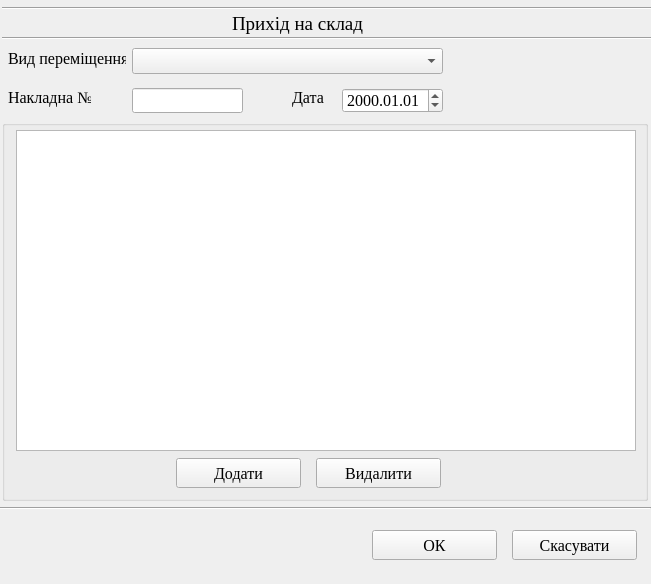
<?xml version="1.0" encoding="UTF-8"?>
<ui version="4.0">
 <class>prod_coming</class>
 <widget class="QWidget" name="prod_coming">
  <property name="windowModality">
   <enum>Qt::ApplicationModal</enum>
  </property>
  <property name="geometry">
   <rect>
    <x>0</x>
    <y>0</y>
    <width>651</width>
    <height>584</height>
   </rect>
  </property>
  <property name="font">
   <font>
    <family>Times New Roman</family>
    <pointsize>12</pointsize>
   </font>
  </property>
  <property name="windowTitle">
   <string>Form</string>
  </property>
  <widget class="QLabel" name="label">
   <property name="geometry">
    <rect>
     <x>8</x>
     <y>88</y>
     <width>83</width>
     <height>19</height>
    </rect>
   </property>
   <property name="text">
    <string>Накладна №</string>
   </property>
  </widget>
  <widget class="QLineEdit" name="lineEdit">
   <property name="enabled">
    <bool>true</bool>
   </property>
   <property name="geometry">
    <rect>
     <x>132</x>
     <y>88</y>
     <width>111</width>
     <height>25</height>
    </rect>
   </property>
   <property name="inputMask">
    <string/>
   </property>
   <property name="maxLength">
    <number>32767</number>
   </property>
   <property name="cursorPosition">
    <number>0</number>
   </property>
   <property name="readOnly">
    <bool>true</bool>
   </property>
   <property name="clearButtonEnabled">
    <bool>false</bool>
   </property>
  </widget>
  <widget class="QLabel" name="label_3">
   <property name="geometry">
    <rect>
     <x>8</x>
     <y>48</y>
     <width>118</width>
     <height>20</height>
    </rect>
   </property>
   <property name="text">
    <string>Вид переміщення</string>
   </property>
  </widget>
  <widget class="QDateEdit" name="dateEdit">
   <property name="enabled">
    <bool>true</bool>
   </property>
   <property name="geometry">
    <rect>
     <x>342</x>
     <y>88</y>
     <width>101</width>
     <height>25</height>
    </rect>
   </property>
   <property name="wrapping">
    <bool>false</bool>
   </property>
   <property name="buttonSymbols">
    <enum>QAbstractSpinBox::UpDownArrows</enum>
   </property>
   <property name="specialValueText">
    <string/>
   </property>
   <property name="displayFormat">
    <string>yyyy.MM.dd</string>
   </property>
  </widget>
  <widget class="QPushButton" name="pushButton_4">
   <property name="enabled">
    <bool>true</bool>
   </property>
   <property name="geometry">
    <rect>
     <x>372</x>
     <y>530</y>
     <width>125</width>
     <height>30</height>
    </rect>
   </property>
   <property name="text">
    <string>ОК</string>
   </property>
  </widget>
  <widget class="QGroupBox" name="groupBox_2">
   <property name="geometry">
    <rect>
     <x>2</x>
     <y>120</y>
     <width>646</width>
     <height>381</height>
    </rect>
   </property>
   <property name="flat">
    <bool>true</bool>
   </property>
   <widget class="QTableView" name="tableView">
    <property name="geometry">
     <rect>
      <x>14</x>
      <y>10</y>
      <width>620</width>
      <height>321</height>
     </rect>
    </property>
    <property name="selectionBehavior">
     <enum>QAbstractItemView::SelectRows</enum>
    </property>
   </widget>
   <widget class="QPushButton" name="pushButton">
    <property name="enabled">
     <bool>true</bool>
    </property>
    <property name="geometry">
     <rect>
      <x>174</x>
      <y>338</y>
      <width>125</width>
      <height>30</height>
     </rect>
    </property>
    <property name="text">
     <string>Додати</string>
    </property>
    <property name="icon">
     <iconset resource="ico.qrc">
      <normaloff>:/ico/Button Add.ico</normaloff>:/ico/Button Add.ico</iconset>
    </property>
    <property name="iconSize">
     <size>
      <width>22</width>
      <height>22</height>
     </size>
    </property>
   </widget>
   <widget class="QPushButton" name="pushButton_3">
    <property name="enabled">
     <bool>true</bool>
    </property>
    <property name="geometry">
     <rect>
      <x>314</x>
      <y>338</y>
      <width>125</width>
      <height>30</height>
     </rect>
    </property>
    <property name="text">
     <string>Видалити</string>
    </property>
    <property name="icon">
     <iconset resource="ico.qrc">
      <normaloff>:/ico/Button Delete.ico</normaloff>:/ico/Button Delete.ico</iconset>
    </property>
    <property name="iconSize">
     <size>
      <width>22</width>
      <height>22</height>
     </size>
    </property>
   </widget>
  </widget>
  <widget class="QComboBox" name="comboBox">
   <property name="enabled">
    <bool>true</bool>
   </property>
   <property name="geometry">
    <rect>
     <x>132</x>
     <y>48</y>
     <width>311</width>
     <height>26</height>
    </rect>
   </property>
   <property name="currentIndex">
    <number>-1</number>
   </property>
  </widget>
  <widget class="QLabel" name="label_8">
   <property name="geometry">
    <rect>
     <x>232</x>
     <y>8</y>
     <width>241</width>
     <height>31</height>
    </rect>
   </property>
   <property name="font">
    <font>
     <family>Times New Roman</family>
     <pointsize>14</pointsize>
    </font>
   </property>
   <property name="text">
    <string>Прихід на склад</string>
   </property>
  </widget>
  <widget class="Line" name="line_2">
   <property name="geometry">
    <rect>
     <x>2</x>
     <y>30</y>
     <width>651</width>
     <height>16</height>
    </rect>
   </property>
   <property name="orientation">
    <enum>Qt::Horizontal</enum>
   </property>
  </widget>
  <widget class="QLabel" name="label_2">
   <property name="geometry">
    <rect>
     <x>292</x>
     <y>88</y>
     <width>32</width>
     <height>19</height>
    </rect>
   </property>
   <property name="text">
    <string>Дата</string>
   </property>
  </widget>
  <widget class="QPushButton" name="pushButton_5">
   <property name="geometry">
    <rect>
     <x>512</x>
     <y>530</y>
     <width>125</width>
     <height>30</height>
    </rect>
   </property>
   <property name="text">
    <string>Скасувати</string>
   </property>
  </widget>
  <widget class="Line" name="line">
   <property name="geometry">
    <rect>
     <x>2</x>
     <y>0</y>
     <width>651</width>
     <height>16</height>
    </rect>
   </property>
   <property name="orientation">
    <enum>Qt::Horizontal</enum>
   </property>
  </widget>
  <widget class="Line" name="line_3">
   <property name="geometry">
    <rect>
     <x>0</x>
     <y>500</y>
     <width>651</width>
     <height>16</height>
    </rect>
   </property>
   <property name="orientation">
    <enum>Qt::Horizontal</enum>
   </property>
  </widget>
 </widget>
 <resources>
  <include location="ico.qrc"/>
 </resources>
 <connections/>
</ui>
